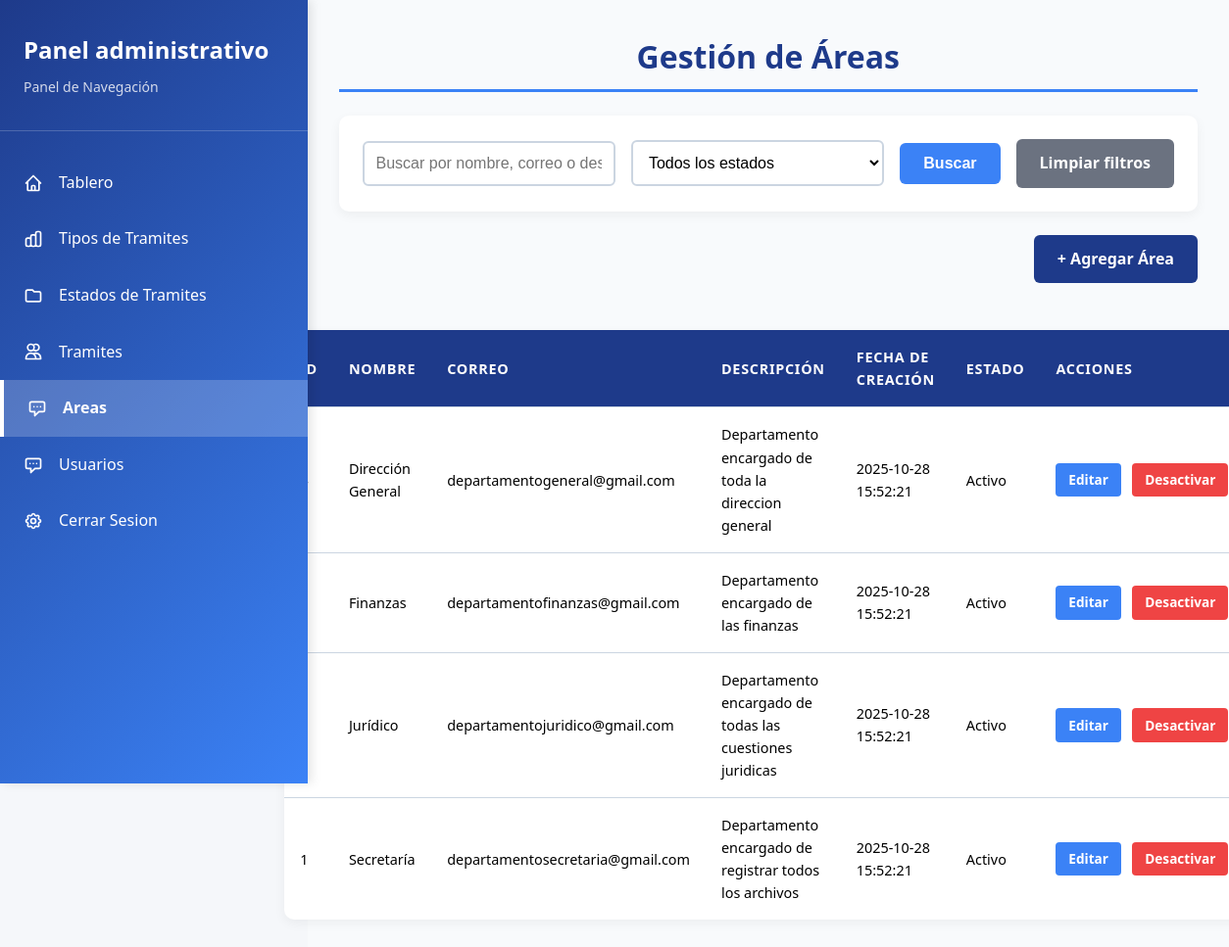
/views/admin/area/areas.php, run on the app's committed database.
### tables this page shows
CREATE TABLE tbl_area (
    id_area INT AUTO_INCREMENT PRIMARY KEY,
    nombre VARCHAR(100) NOT NULL UNIQUE,
    correo VARCHAR(50),
    descripcion VARCHAR (200),
    fecha_creacion DATETIME DEFAULT CURRENT_TIMESTAMP,
    activo BOOLEAN DEFAULT TRUE
);

### views/admin/area/areas.php (the view, shortened to what this page needs)
<?php
require '../../../config/database/config/config_db.php';
$query = "SELECT
    id_area,
    nombre,
    correo,
    descripcion,
    fecha_creacion,
    activo
FROM tbl_area
WHERE 1=1 ";
$query .= " ORDER BY id_area DESC LIMIT 50";
$stmt = $mysqli->prepare($query);
$stmt->execute();
$result = $stmt->get_result();
$areas = $result->fetch_all(MYSQLI_ASSOC);
?>
<!DOCTYPE html>
<html lang="es">
<head>
    <link rel="stylesheet" href="/style/areas.css">
</head>
<body>
    <?php include '../../sidebaradministrador.php'; ?>
    <div class="contenido-principal">
        <h1>Gestión de Áreas</h1>
        <div class="filtros-container">
            <form method="GET" action="" class="filtros-form">
                <div class="filtro-grupo">
                    <input type="text" name="busqueda" placeholder="Buscar por nombre, correo o descripción"
                        value="<?= isset($_GET['busqueda']) ? htmlspecialchars($_GET['busqueda']) : '' ?>">
                </div>
                <div class="filtro-grupo">
                    <select name="estado">
                        <option value="">Todos los estados</option>
                    </select>
                </div>
                <button type="submit" class="btn-buscar">Buscar</button>
                <a href="?" class="btn-limpiar">Limpiar filtros</a>
            </form>
        </div>
        <div class="acciones-superiores">
            <a href="agregar_area.php" class="btn-agregar">+ Agregar Área</a>
        </div>
        <table>
            <thead>
                <tr>
                    <th>ID</th>
                    <th>Nombre</th>
                    <th>Correo</th>
                    <th>Descripción</th>
                    <th>Fecha de creación</th>
                    <th>Estado</th>
                    <th>Acciones</th>
                </tr>
            </thead>
            <tbody>
                <?php if ($areas): ?>
                <?php foreach ($areas as $area): ?>
                <tr>
                    <td><?= $area['id_area'] ?></td>
                    <td><?= htmlspecialchars($area['nombre']) ?></td>
                    <td><?= htmlspecialchars($area['correo']) ?></td>
                    <td><?= htmlspecialchars($area['descripcion']) ?></td>
                    <td><?= htmlspecialchars($area['fecha_creacion']) ?></td>
                    <td><?= $area['activo'] ? 'Activo' : 'Inactivo' ?></td>
                    <td class="acciones">
                        <a href="editar_area.php?id_area=<?= $area['id_area'] ?>">Editar</a>
                        <?php if ($area['activo']): ?>
                            <a href="eliminar_area.php?id_area=<?= $area['id_area'] ?>" onclick="return confirm('¿Seguro que deseas desactivar esta área?')">Desactivar</a>
                        <?php else: ?>
                            <a href="activar_area.php?id_area=<?= $area['id_area'] ?>" onclick="return confirm('¿Seguro que deseas activar esta área?')">Activar</a>
                        <?php endif; ?>
                    </td>
                </tr>
                <?php endforeach; ?>
                <?php else: ?>
                <tr>
                    <td colspan="7">No se encontraron áreas.</td>
                </tr>
                <?php endif; ?>
            </tbody>
        </table>
    </div>
</body>
</html>

### style/areas.css (style rules this page uses)
:root { --color-primario: #1e3a8a; --color-secundario: #3b82f6; --color-texto: #fffefe; --color-fondo: #f8fafc; --color-borde: #cbd5e1; --color-hover: #e2e8f0; --color-error: #dc2626; --color-exito: #10b981; --font-primary: 'Segoe UI', Tahoma, Geneva, Verdana, sans-serif; }
* { margin: 0; padding: 0; box-sizing: border-box; }
body { font-family: var(--font-primary); background-color: var(--color-fondo); color: var(--color-texto); line-height: 1.6; min-height: 100vh; }
.contenido-principal { margin-left: 25%; width: 75%; min-height: 100vh; padding: 2rem; display: flex; flex-direction: column; justify-content: center; align-items: center; background-color: var(--color-fondo); transition: all 0.3s ease; }
.contenido-principal > * { width: 100%; max-width: 1400px; }
.contenido-principal h1 { color: var(--color-primario); font-size: 2rem; margin-bottom: 1.5rem; padding-bottom: 0.5rem; border-bottom: 3px solid var(--color-secundario); text-align: center; }
.btn-agregar, .btn-guardar { background-color: var(--color-primario); color: var(--color-texto); }
.filtros-container { background: white; padding: 1.5rem; border-radius: 10px; box-shadow: 0 4px 12px rgba(0, 0, 0, 0.05); margin-bottom: 1.5rem; }
.filtros-form { display: flex; gap: 1rem; flex-wrap: wrap; align-items: center; }
.filtro-grupo { flex: 1 1 200px; }
.filtro-grupo input, .filtro-grupo select { width: 100%; padding: 0.75rem; border: 2px solid var(--color-borde); border-radius: 6px; font-size: 1rem; color: #000000; background-color: #ffffff; }
.btn-buscar, .btn-limpiar { padding: 0.75rem 1.5rem; border: none; border-radius: 6px; cursor: pointer; font-weight: 600; font-size: 1rem; transition: background-color 0.2s; text-decoration: none; display: inline-block; }
.btn-buscar { background-color: var(--color-secundario); color: var(--color-texto); }
.btn-limpiar { background-color: #6b7280; color: white; }
.acciones-superiores { margin-bottom: 1.5rem; text-align: right; }
.acciones-superiores .btn-agregar { display: inline-block; background-color: var(--color-primario); color: var(--color-texto); padding: 0.75rem 1.5rem; border-radius: 6px; text-decoration: none; font-weight: 600; transition: background-color 0.2s; }
table { width: 100%; border-collapse: collapse; background: white; border-radius: 10px; overflow: hidden; box-shadow: 0 4px 12px rgba(0, 0, 0, 0.05); margin-top: 1.5rem; font-size: 0.9rem; }
table thead { background-color: var(--color-primario); color: var(--color-texto); }
table th, table td { padding: 1rem; text-align: left; border-bottom: 1px solid var(--color-borde); }
table th { font-weight: 600; text-transform: uppercase; letter-spacing: 0.05em; color: var(--color-texto); background-color: var(--color-primario); }
table td { color: #000000; }
table tbody tr:last-child td { border-bottom: none; }
.acciones { white-space: nowrap; }
.acciones a { display: inline-block; padding: 0.4rem 0.8rem; margin-right: 0.5rem; border-radius: 4px; text-decoration: none; font-size: 0.85rem; font-weight: 600; transition: background-color 0.2s; }
.acciones a:first-child { background-color: var(--color-secundario); color: white; }
.acciones a:last-child { background-color: #ef4444; color: white; }

### style/sidebar.css (style rules this page uses)
* { margin: 0; padding: 0; box-sizing: border-box; }
body { font-family: 'Segoe UI', Tahoma, Geneva, Verdana, sans-serif; display: flex; min-height: 100vh; background: #f5f7fa; }
table { width: 100%; border-collapse: collapse; background: white; }
th, td { padding: 1rem; text-align: left; border-bottom: 1px solid #e2e8f0; }
th { background: #f7fafc; font-weight: 600; color: #2d3748; }

### style/variables.css (style rules this page uses)
:root { --color-primario: #1e3a8a; --color-secundario: #3b82f6; --color-texto: #fffefe; --color-Exito: #4caf50; --color-Aviso: #f4a261; --color-error: #e63946; --radio: 14px; --ancho-max: 1100px; --esp: 16px; }

### data on the page
tbl_area: id_area "4", nombre "Dirección General", correo "departamentogeneral@gmail.com", descripcion "Departamento encargado de toda la direccion general", fecha_creacion "2025-10-28 15:52:21", activo "Activo"
tbl_area: nombre "Finanzas", correo "departamentofinanzas@gmail.com", descripcion "Departamento encargado de las finanzas", fecha_creacion "2025-10-28 15:52:21", activo "Activo"
tbl_area: nombre "Jurídico", correo "departamentojuridico@gmail.com", descripcion "Departamento encargado de todas las cuestiones juridicas", fecha_creacion "2025-10-28 15:52:21", activo "Activo"
tbl_area: id_area "1", nombre "Secretaría", correo "departamentosecretaria@gmail.com", descripcion "Departamento encargado de registrar todos los archivos", fecha_creacion "2025-10-28 15:52:21", activo "Activo"
